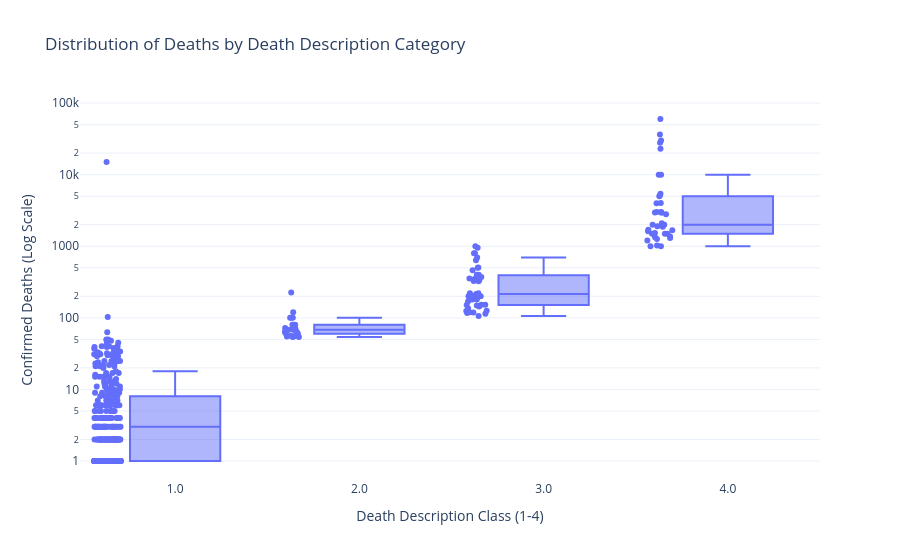

Notebook source saved alongside this figure:
### Code cell
import plotly.express as px

def visualize_description_vs_deaths(df):
    """
    Creates a box plot to visually compare the 'Death Description' categories
    against the actual 'Total_Deaths' numbers.
    """
    plot_df = df.dropna(subset=['Death Description', 'Total_Deaths']).copy()
    
    # Convert Description to string so it's treated as a category (Class 1, Class 2...), not a continuous number
    plot_df['Category'] = plot_df['Death Description'].astype(str)
    
    fig = px.box(
        plot_df, 
        x='Category', 
        y='Total_Deaths',
        title="Distribution of Deaths by Death Description Category",
        labels={'Category': 'Death Description Class (1-4)', 'Total_Deaths': 'Confirmed Deaths (Log Scale)'},
        category_orders={'Category': ["1.0", "2.0", "3.0", "4.0"]}, # Order the bars logically
        log_y=True, # Use Log scale because volcanic deaths vary wildly (from 1 to 30,000)
        points="all", 
        template='plotly_white'
    )
    
    fig.show()

visualize_description_vs_deaths(df_cleaned)

### Figure 1 — Plotly figure (JSON) as saved in the notebook; plotly's stock layout.template omitted (floating-point values rounded to 4 significant figures; data arrays with more than 128 entries replaced by an {"elided": "..."} marker saying what was removed)
{"data": [{"alignmentgroup": "True", "boxpoints": "all", "hovertemplate": "Death Description Class (1-4)=%{x}<br>Confirmed Deaths (Log Scale)=%{y}<extra></extra>", "legendgroup": "", "marker": {"color": "#636efa"}, "name": "", "notched": false, "offsetgroup": "", "orientation": "v", "showlegend": false, "type": "box", "x": {"elided": "443 str values"}, "x0": " ", "xaxis": "x", "y": {"elided": "443 float values"}, "y0": " ", "yaxis": "y"}], "layout": {"boxmode": "group", "legend": {"tracegroupgap": 0}, "title": {"text": "Distribution of Deaths by Death Description Category"}, "xaxis": {"anchor": "y", "categoryarray": ["1.0", "2.0", "3.0", "4.0"], "categoryorder": "array", "domain": [0, 1], "title": {"text": "Death Description Class (1-4)"}}, "yaxis": {"anchor": "x", "domain": [0, 1], "title": {"text": "Confirmed Deaths (Log Scale)"}, "type": "log"}}}
